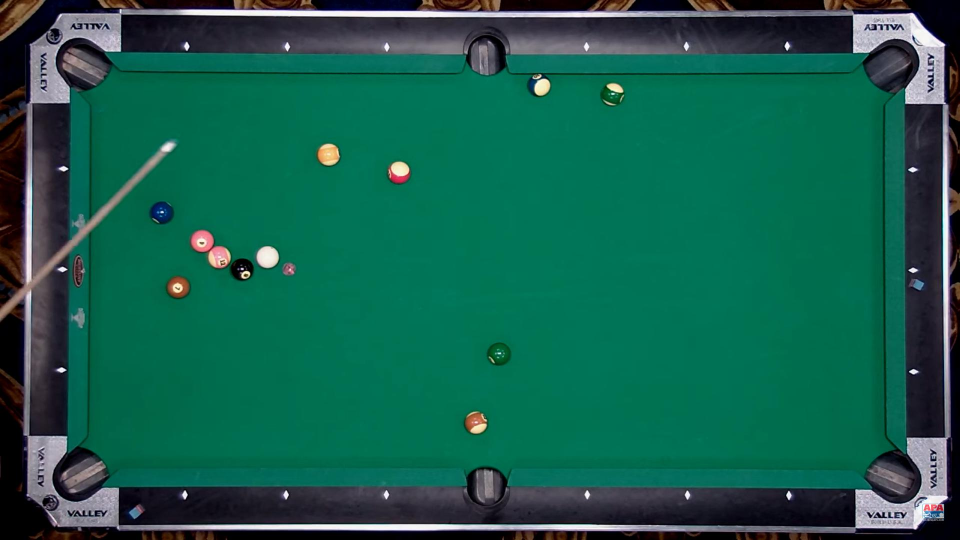
#> input picture Proj_Task2/dataset/test/images/53_png.rf.855b0f59076e870a81b9fa99f43590a7.jpg, 1920 x 1080 px, given in place of the camera (shown at 1/2 size)
$ jupyter execute --allow-errors 06-motion-and-recognition.ipynb   (text cells are left out)
#> lines starting #> are read from the running program, lines starting #| are printed output that depends on the picture
[cell 1]
import cv2
import numpy as np
import os

dataDir = './images'

[cell 2]
# Define a VideoCapture Object
cap = cv2.VideoCapture(0)
if not cap.isOpened():
    print("Cannot open camera")
    exit()

# Define maximum number of features to track
max_num_features = 100

# Create some random colors
color = np.random.randint(0, 255, (max_num_features, 3))

# Take first frame and find corners in it
ret, old_frame = cap.read()
#> old_frame is the input picture: shape (1080, 1920, 3); mean B, G, R 78, 94.3, 22.3
old_gray = cv2.cvtColor(old_frame, cv2.COLOR_BGR2GRAY)
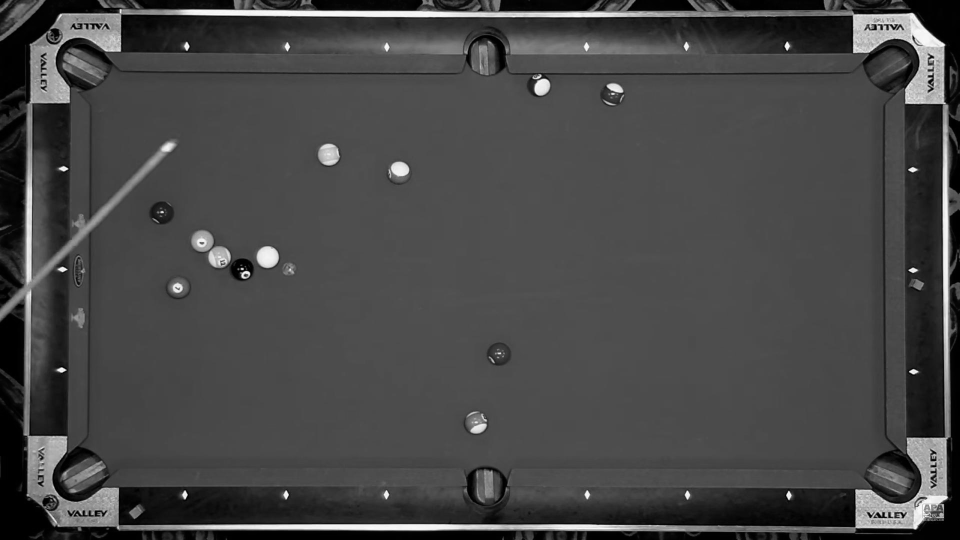
#> old_gray: shape (1080, 1920) (shown at 1/2 size); min 0, max 255, mean 70.9
p0 = cv2.goodFeaturesToTrack(old_gray, mask=None, maxCorners=max_num_features, qualityLevel=0.3, minDistance=7, blockSize=7)
#> p0 = 100 rows, first 8: [484, 537], [1820, 743], [1864, 152], [1774, 51], [1755, 50], [1789, 51], [1750, 57], [1577, 983]

# Create a mask image for drawing purposes
mask = np.zeros_like(old_frame)

while True:
    ret, frame = cap.read()
    if not ret:
        print("Can't receive frame...")
        break

    frame_gray = cv2.cvtColor(frame, cv2.COLOR_BGR2GRAY)

    # Calculate optical flow
    p1, st, err = cv2.calcOpticalFlowPyrLK(old_gray, frame_gray, p0, None, winSize=(15, 15), maxLevel=2, criteria=(cv2.TERM_CRITERIA_EPS|cv2.TERM_CRITERIA_COUNT, 10, 0.03))
#> p1 has the same summary as p0; st = 100 values from 1 to 1; err = 100 values from 0 to 0

    # Select good points
    if p1 is not None:
        good_new = p1[st==1]
#> good_new = 100 pairs, first value 83 to 1893, second value 19 to 1053
        good_old = p0[st==1]
#> good_old has the same summary as good_new

    # Draw the tracks
    for i, (new, old) in enumerate(zip(good_new, good_old)):
        a, b = new.ravel()
        c, d = old.ravel()
        mask = cv2.line(mask, (int(a), int(b)), (int(c), int(d)), color[i].tolist(), 2)
        frame = cv2.circle(frame, (int(a), int(b)), 5, color[i].tolist(), -1)
#> this loop made 100 passes
#> (a, b, c, d) on passes 1 to 12: (484, 537, 484, 537), (1820, 743, 1820, 743), (1864, 152, 1864, 152), (1774, 51, 1774, 51), (1755, 50, 1755, 50), (1789, 51, 1789, 51), (1750, 57, 1750, 57), (1577, 983, 1577, 983), (373, 99, 373, 99), (1779, 1033, 1779, 1033), (369, 982, 369, 982), (134, 337, 134, 337)
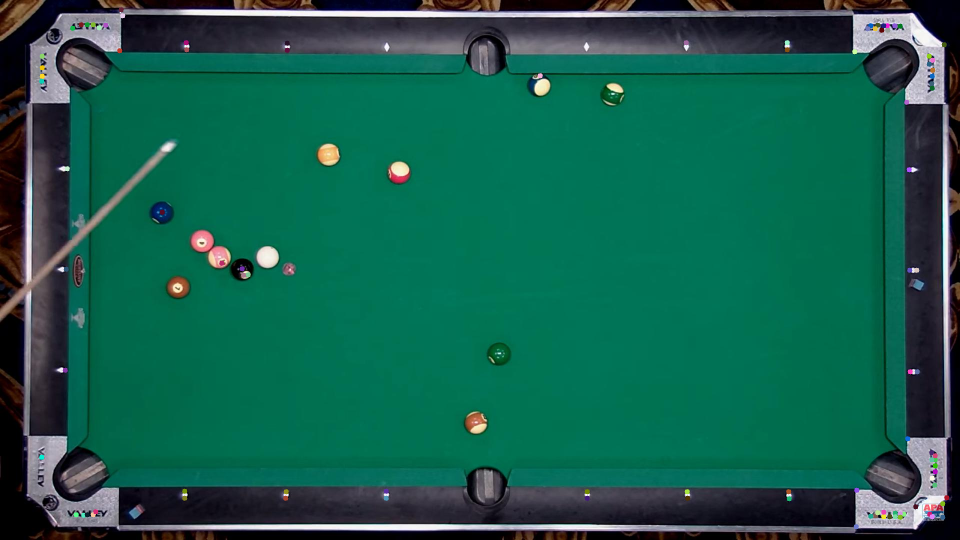
#> frame: shape (1080, 1920, 3) (shown at 1/2 size); mean B, G, R 77.9, 94.3, 22.4
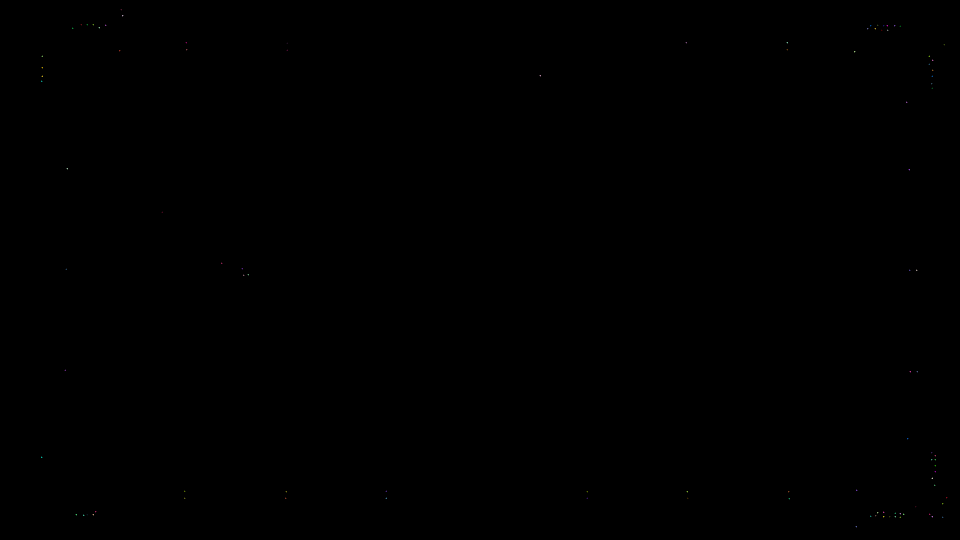
#> mask: shape (1080, 1920, 3) (shown at 1/2 size); mean of channels 0, 1, 2 0, 0, 0; drawn as B, G, R
    img = cv2.add(frame, mask)

    cv2.imshow('frame', img)
    if cv2.waitKey(1) != -1:
#> (key Esc is pressed here)
        break

    # Now update the previous frame and previous points
    old_gray = frame_gray.copy()
    p0 = good_new.reshape(-1, 1, 2)

cap.release()
cv2.destroyAllWindows()

[cell 3]
# Define a VideoCapture Object (0 is usually the built-in webcam)
cap = cv2.VideoCapture(0)
if not cap.isOpened():
    print("Cannot open camera")
    exit()

# Define maximum number of features to track
max_num_features = 100

# Create some random colors
color = np.random.randint(0, 255, (max_num_features, 3))

# Take first frame and find corners in it
ret, old_frame = cap.read()
old_gray = cv2.cvtColor(old_frame, cv2.COLOR_BGR2GRAY)

# Initialize the FAST detector
fast = cv2.FastFeatureDetector_create()

# Detect keypoints in the first frame
kp = fast.detect(old_gray, None)
#> kp = 5271 keypoints; strongest (x, y, size): (1819, 743, 7), (1577, 983, 7), (1818, 540, 7), (1818, 339, 7)

# Sort keypoints by quality (response) and keep only the top 'max_num_features'
kp = sorted(kp, key=lambda x: -x.response)[:max_num_features]
#> kp = 100 keypoints; strongest (x, y, size): (1819, 743, 7), (1577, 983, 7), (1818, 540, 7), (1818, 339, 7)

# Convert KeyPoint objects to a NumPy array of shape (N, 1, 2) for Lucas-Kanade
if len(kp) > 0:
    p0 = np.float32([k.pt for k in kp]).reshape(-1, 1, 2)
#> p0 = 100 rows, first 8: [1819, 743], [1577, 983], [1818, 540], [1818, 339], [135, 337], [131, 740], [572, 982], [370, 982]
else:
    p0 = None

# Create a mask image for drawing purposes
mask = np.zeros_like(old_frame)

while True:
    ret, frame = cap.read()
    if not ret:
        print("Can't receive frame...")
        break

    frame_gray = cv2.cvtColor(frame, cv2.COLOR_BGR2GRAY)

    # Only try to calculate optical flow if we actually have points to track!
    if p0 is not None and len(p0) > 0:
        # Calculate optical flow
        p1, st, err = cv2.calcOpticalFlowPyrLK(old_gray, frame_gray, p0, None, winSize=(15, 15), maxLevel=2, criteria=(cv2.TERM_CRITERIA_EPS|cv2.TERM_CRITERIA_COUNT, 10, 0.03))
#> p1 has the same summary as p0

        # Select good points (st == 1 means the point was successfully tracked to the next frame)
        if p1 is not None:
            good_new = p1[st==1]
#> good_new = 100 pairs, first value 80 to 1894, second value 19 to 1040
            good_old = p0[st==1]
#> good_old has the same summary as good_new

        # Draw the tracks
        for i, (new, old) in enumerate(zip(good_new, good_old)):
            a, b = new.ravel()
            c, d = old.ravel()
            mask = cv2.line(mask, (int(a), int(b)), (int(c), int(d)), color[i].tolist(), 2)
            frame = cv2.circle(frame, (int(a), int(b)), 5, color[i].tolist(), -1)
#> this loop made 100 passes
#> (a, b, c, d) on passes 1 to 12: (1819, 743, 1819, 743), (1577, 983, 1577, 983), (1818, 540, 1818, 540), (1818, 339, 1818, 339), (135, 337, 135, 337), (131, 740, 131, 740), (572, 982, 572, 982), (370, 982, 370, 982), (1574, 84, 1574, 84), (326, 424, 326, 424), (373, 85, 373, 85), (1574, 99, 1574, 99)
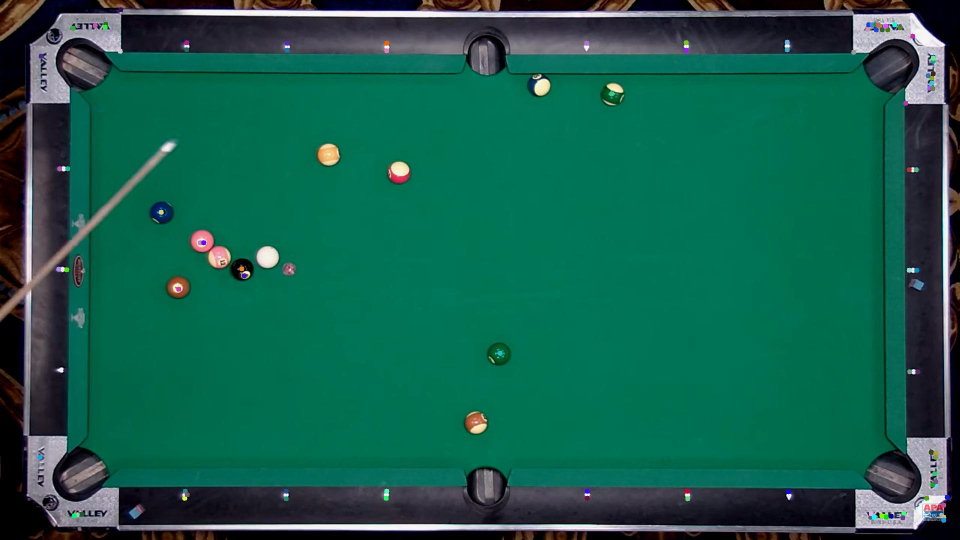
#> frame: shape (1080, 1920, 3) (shown at 1/2 size); mean B, G, R 78, 94.3, 22.3
#> mask: shape (1080, 1920, 3); mean of channels 0, 1, 2 0, 0, 0

        # Update the previous points for the next iteration
        p0 = good_new.reshape(-1, 1, 2)

    img = cv2.add(frame, mask)

    cv2.imshow('frame', img)
    # Press any key to exit the loop (or wait for the video to end)
    if cv2.waitKey(1) != -1:
#> (key Esc is pressed here)
        break

    # Now update the previous frame
    old_gray = frame_gray.copy()

cap.release()
cv2.destroyAllWindows()
